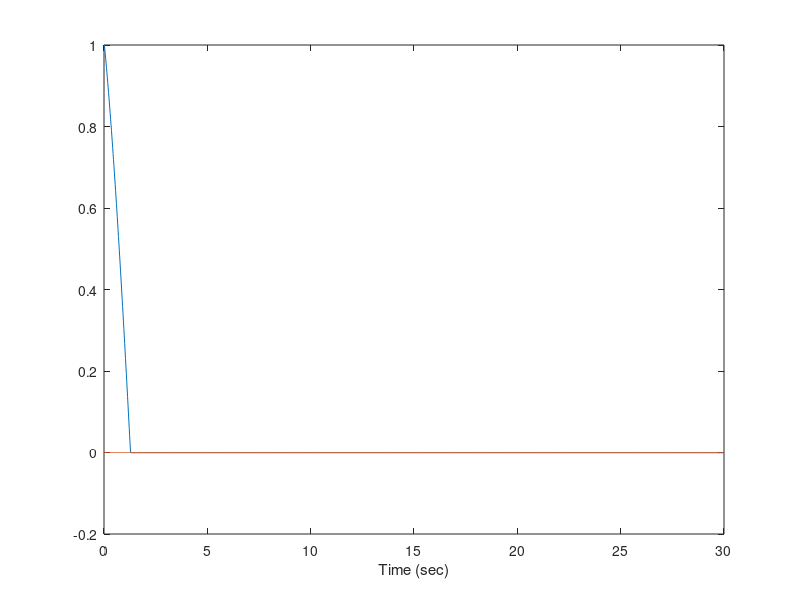
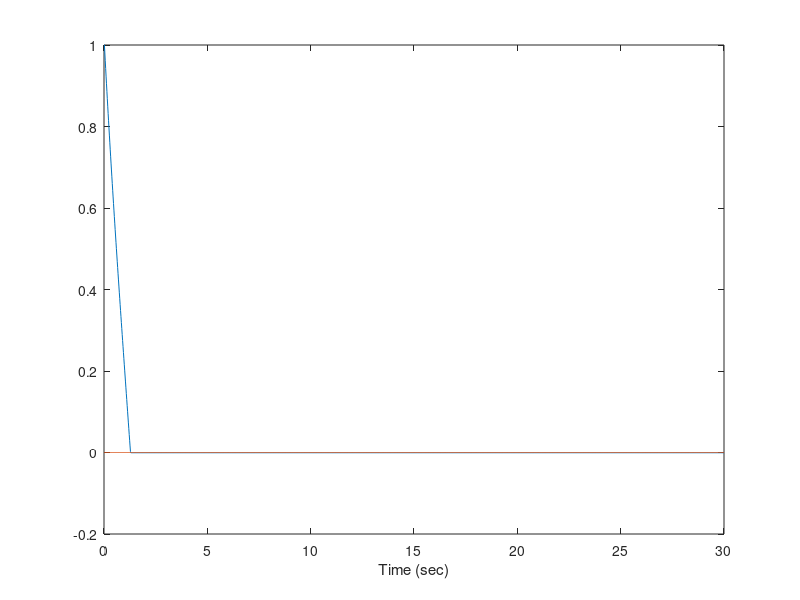
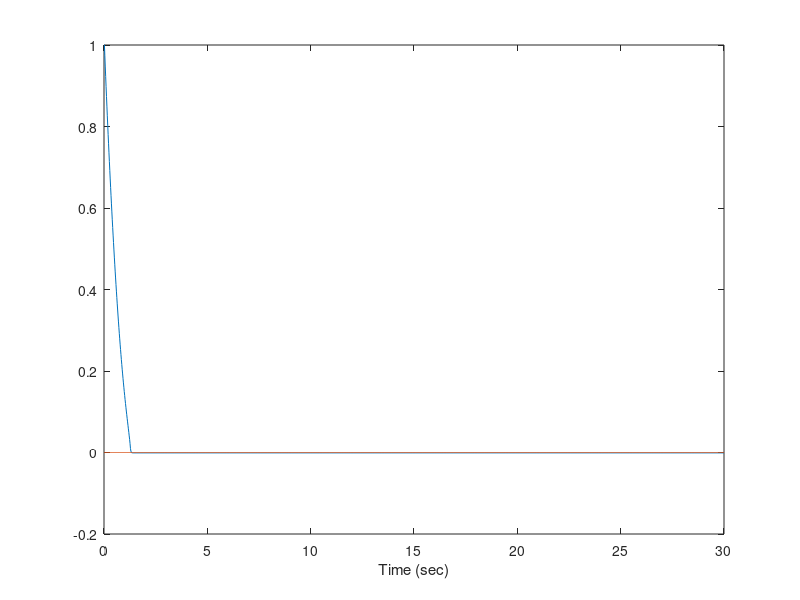
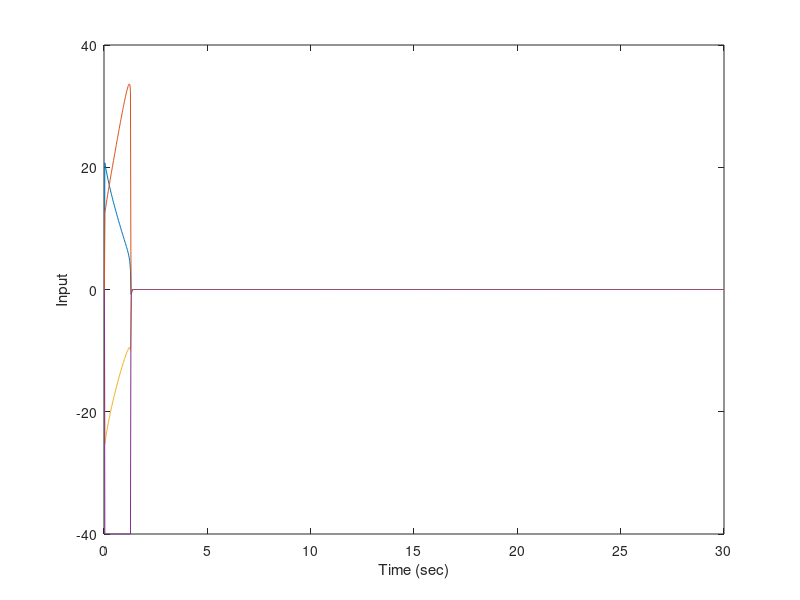

The MATLAB source for these figures, in order:
%% Setting up workspace
close all; % Close all figures and windows
clear; % Clear workspace
clc; % Clears screen
%% Initializing parameters
tf = 30; % Final time in simulation
T = 2e-2; % Sample rate
t = 0:T:tf; % Time vector
n = 3; % Number of states
m = 3; % Number of measurements
p = 4; % Number of Inputs
x = zeros(n, length(t)); % Initializes states to zero
x_d = x; %Initializes desired x states
z = zeros(m, length(t)); % Initializes measurements to zero
e = x; %set up error term
u = zeros(p, length(t)); % Initializes controller
vs = zeros(p,length(t)); %initialize slip values

rr=0.195; %define robot radius
wr = 0.03175; %define wheel radius

%A = [-cos(z(3:1)]; % System matrix
% B = @(y)(sqrt(2)/2)*[cos(y(3))+sin(y(3)) -cos(y(3))+sin(y(3)) rr;
%     cos(y(3))-sin(y(3)) cos(y(3))+sin(y(3)) rr;
%     -cos(y(3))-sin(y(3)) cos(y(3))-sin(y(3)) rr;
%     -cos(y(3))+sin(y(3)) -cos(y(3))-sin(y(3)) rr]; % Input matrix
% Binv = @(y)(sqrt(2)/4)*[cos(y(3))-sin(y(3)) cos(y(3))+sin(y(3)) -cos(y(3))+sin(y(3)) -cos(y(3))-sin(y(3));
%     -cos(y(3))-sin(y(3)) cos(y(3))-sin(y(3)) cos(y(3))+sin(y(3)) -cos(y(3))+sin(y(3));
%     1/(sqrt(2)*rr) 1/(sqrt(2)*rr) 1/(sqrt(2)*rr) 1/(sqrt(2)*rr)];
Binv = @(y)[(-cos(y(3))-sin(y(3)))/(2*sqrt(2)), (-cos(y(3))+sin(y(3)))/(2*sqrt(2)), (cos(y(3))+sin(y(3)))/(2*sqrt(2)), (cos(y(3))-sin(y(3)))/(2*sqrt(2));
    (cos(y(3))-sin(y(3)))/(2*sqrt(2)), (-cos(y(3))-sin(y(3)))/(2*sqrt(2)), (-cos(y(3))+sin(y(3)))/(2*sqrt(2)), (cos(y(3))+sin(y(3)))/(2*sqrt(2));
    1/(4*rr), 1/(4*rr), 1/(4*rr), 1/(4*rr)]; % Input matrix
B = @(y)[-((cos(y(3))+sin(y(3)))*sqrt(2))/(2*(cos(y(3))^2+sin(y(3))^2)),((cos(y(3))-sin(y(3)))*sqrt(2))/(2*(cos(y(3))^2+sin(y(3))^2)), rr;
    -((cos(y(3))-sin(y(3)))*sqrt(2))/(2*(cos(y(3))^2+sin(y(3))^2)),-((cos(y(3))+sin(y(3)))*sqrt(2))/(2*(cos(y(3))^2+sin(y(3))^2)), rr;
    ((cos(y(3))+sin(y(3)))*sqrt(2))/(2*(cos(y(3))^2+sin(y(3))^2)),-((cos(y(3))-sin(y(3)))*sqrt(2))/(2*(cos(y(3))^2+sin(y(3))^2)), rr;
    ((cos(y(3))+sin(y(3)))*sqrt(2))/(2*(cos(y(3))^2+sin(y(3))^2)),((cos(y(3))+sin(y(3)))*sqrt(2))/(2*(cos(y(3))^2+sin(y(3))^2)), rr];

C = eye(m); % Measurement matrix


K= [1 0 0;
   0 1 0;
   0 0 1]*1e0;

lambda = [5 0 0;
          0 5 0;
          0 0 3]*1e1;
% lambda=5

%% Set initial conditions
x(:,1)=[1;1;1];

for k=1:length(t) %Fill in desired path
%     x_d(:,k)=[0;0;0];
     %x_d(:,k)=[k*T*0.5;k*T*0.5;k*T*0.5];
end



%% Simulate dynamics (for loop)
for k = 1:length(t)-1 % For loop that simulates 1 second
    %u(:,k+1) = [sin(pi*k*T);cos(pi*k*T);-sin(pi*k*T);-cos(pi*k*T)];% calculate controller
    e(:,k) = z(:,k)-x_d(:,k); %calculate the error
    e(:,k)
    if k>2
        edot = (e(:,k-1)-e(:,k))/T; %calculate the derivative error term
    else
        edot = [0;0;0];
    end
    eint = sum(e,2)*T; %calculate the integral error term
    s=e(:,k)+lambda*eint; %calculate 
    
    %u(:,k+1) = 1/wr*(B(x(:,k))*edot-vs(:,k))-B(x(:,k))*K*sign(e);
    u(:,k+1) = -1/wr*(B(x(:,k))*lambda*e(:,k)+vs(:,k))-B(x(:,k))*K*sign(s);
    
    %limit maximum velocity
    if max(abs(u(:,k+1)))>40
       u(:,k+1)=u(:,k+1)/max(abs(u(:,k+1)))*40;
       u(:,k+1)
    end
    
    
    x(:,k+1) = x(:,k) + Binv(x(:,k))*wr*u(:,k+1)*T; % Linear state space equation
    z(:,k+1) = C*x(:,k+1); % Linear measurement equation
end
%% Results
figure; plot(t, x(1,:));hold on;plot(t, x_d(1,:)); xlabel('Time (sec)');hold off; % Plots position with time
figure; plot(t, x(2,:));hold on;plot(t, x_d(2,:)); xlabel('Time (sec)');hold off; % Plots velocity with time
figure; plot(t, x(3,:));hold on;plot(t, x_d(3,:)); xlabel('Time (sec)');hold off; % Plots acceleration with time
figure; plot(t, u); xlabel('Time (sec)'); ylabel('Input'); % Plots input with time
figure; plot(x(1,:), x(2,:)); xlabel('Time (sec)'); % Plots acceleration with time